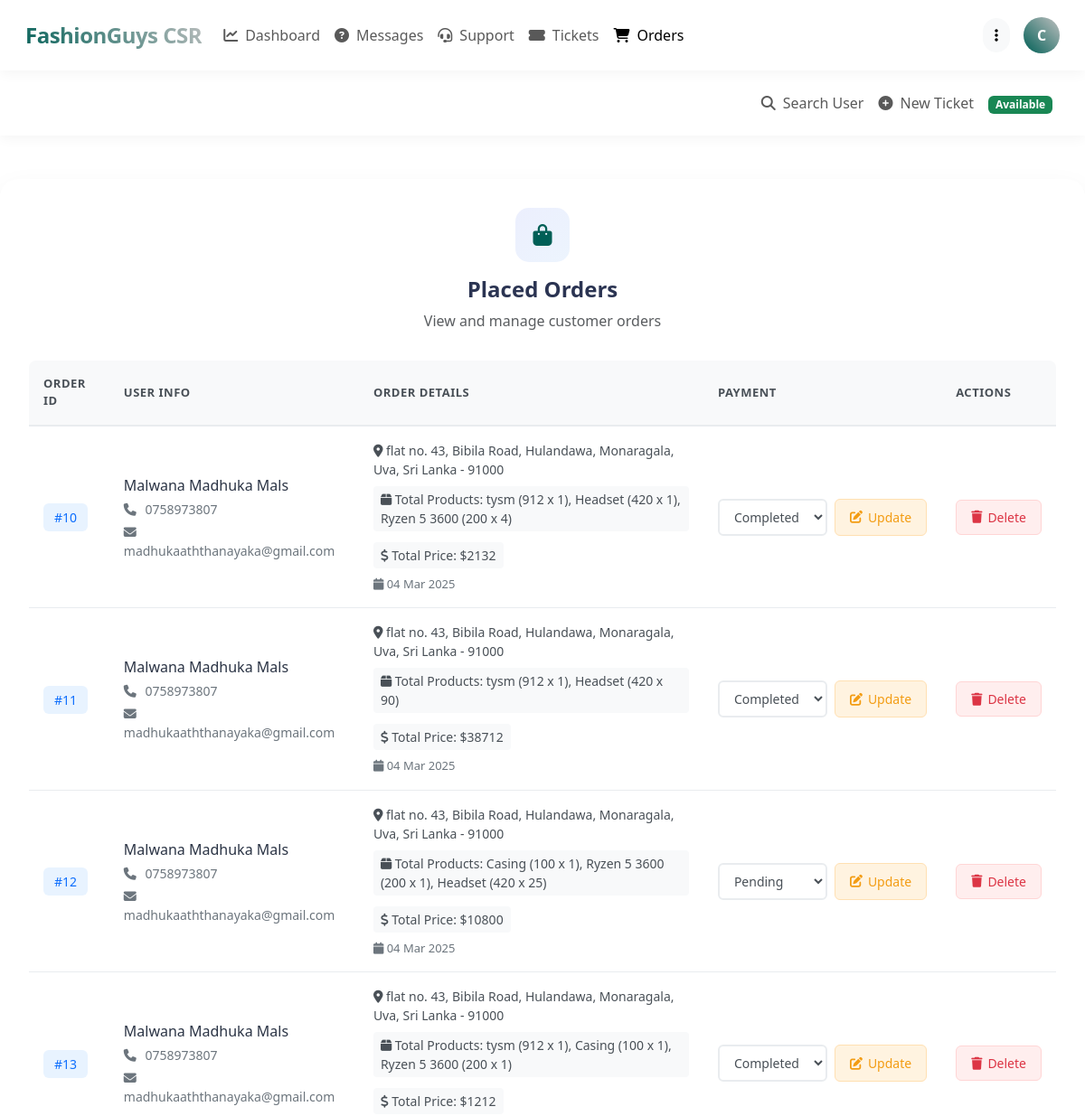
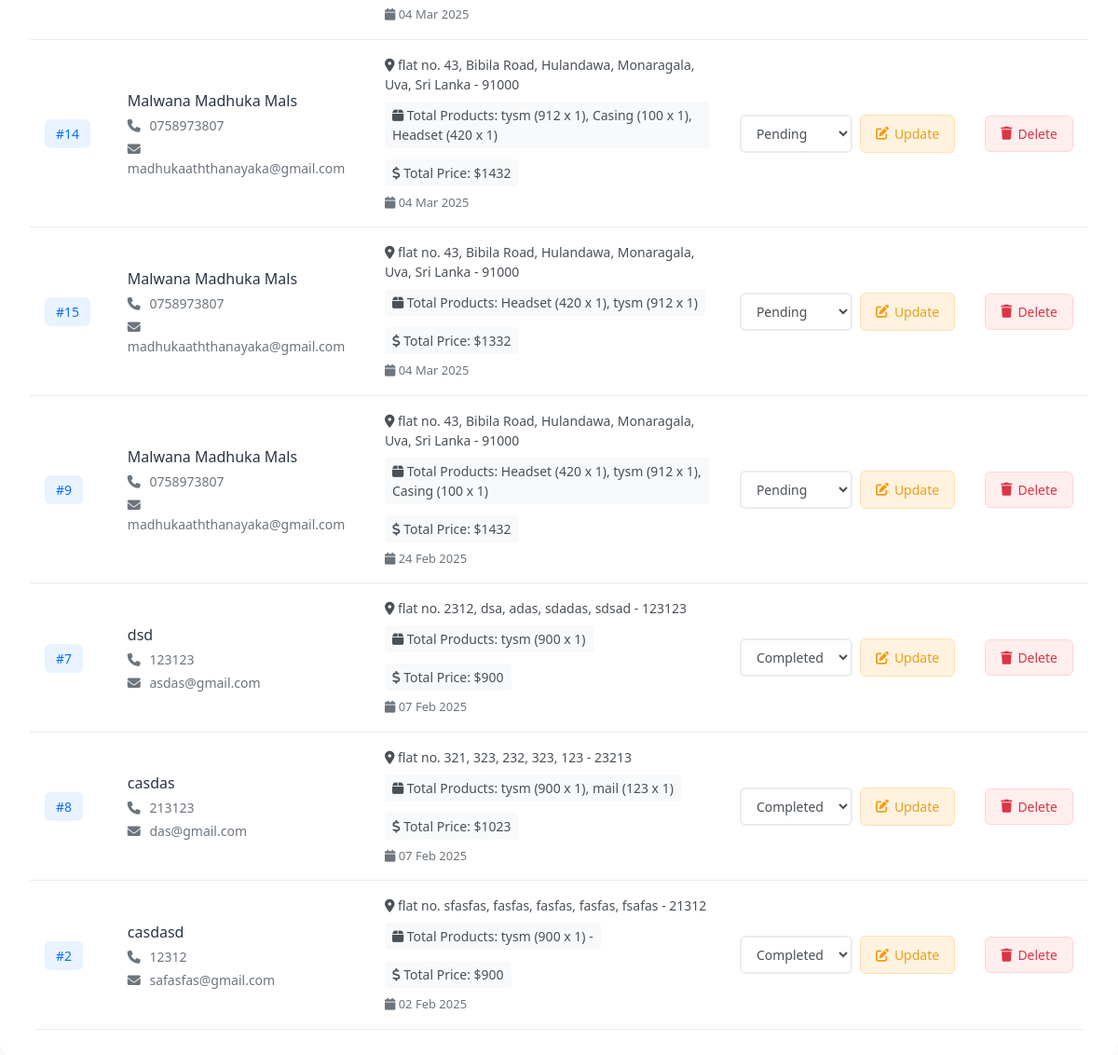
The page /csr/orders.php (signed in) on the database its author committed (2 pictures, top to bottom).
### tables this page shows
CREATE TABLE `customer_sales_representatives` (
  `csr_id` int(10) NOT NULL,
  `name` varchar(30) NOT NULL,
  `expertise` varchar(50) NOT NULL,
  `is_available` tinyint(1) DEFAULT 1,
  `admin_id` int(10) DEFAULT NULL,
  `password` varchar(255) NOT NULL
);

CREATE TABLE `orders` (
  `id` int(100) NOT NULL,
  `user_id` int(100) NOT NULL,
  `name` varchar(20) NOT NULL,
  `number` varchar(10) NOT NULL,
  `email` varchar(50) NOT NULL,
  `method` varchar(50) NOT NULL,
  `address` varchar(500) NOT NULL,
  `total_products` varchar(1000) NOT NULL,
  `total_price` int(100) NOT NULL,
  `placed_on` date NOT NULL DEFAULT current_timestamp(),
  `payment_status` varchar(20) NOT NULL DEFAULT 'pending',
  `order_status` enum('pending','picked_up','delivered','cancelled') DEFAULT 'pending',
  `created_at` timestamp NOT NULL DEFAULT current_timestamp(),
  `updated_at` timestamp NOT NULL DEFAULT current_timestamp() ON UPDATE current_timestamp()
);

### csr/orders.php (the view, shortened to what this page needs)
<?php
include '../components/connect.php';
?>
<!DOCTYPE html>
<html lang="en">
<head>
   <link href="https://cdn.jsdelivr.net/npm/bootstrap@5.3.0/dist/css/bootstrap.min.css" rel="stylesheet">
   <link rel="stylesheet" href="https://cdnjs.cloudflare.com/ajax/libs/font-awesome/6.1.1/css/all.min.css">
</head>
<body>
<?php include '../components/csr_header.php'; ?>
<section class="show-orders mt-5">
    <div class="content-card">
        <div class="card-header">
            <div class="header-icon">
                <i class="fas fa-shopping-bag"></i>
            </div>
            <h2 class="header-title">Placed Orders</h2>
            <p class="text-muted">View and manage customer orders</p>
        </div>
        <div class="table-container">
            <table class="modern-table">
                <thead>
                    <tr>
                        <th>Order ID</th>
                        <th>User Info</th>
                        <th>Order Details</th>
                        <th>Payment</th>
                        <th>Actions</th>
                    </tr>
                </thead>
                <tbody>
                <?php
                    $select_orders = $conn->prepare("SELECT * FROM `orders` ORDER BY placed_on DESC");
                    $select_orders->execute();
                    if($select_orders->rowCount() > 0){
                        while($fetch_orders = $select_orders->fetch(PDO::FETCH_ASSOC)){
                ?>
                    <tr>
                        <td>
                            <span class="id-badge">#<?= $fetch_orders['id']; ?></span>
                        </td>
                        <td>
                            <div class="user-details">
                                <span class="user-name"><?= $fetch_orders['name']; ?></span>
                                <span class="user-contact">
                                    <i class="fas fa-phone"></i> <?= $fetch_orders['number']; ?>
                                </span>
                                <span class="user-email">
                                    <i class="fas fa-envelope"></i> <?= $fetch_orders['email']; ?>
                                </span>
                            </div>
                        </td>
                        <td>
                            <div class="order-details">
                                <div class="order-address">
                                    <i class="fas fa-map-marker-alt"></i>
                                    <?= $fetch_orders['address']; ?>
                                </div>
                                <div class="order-products">
                                    <span class="total-products">
                                        <i class="fas fa-box"></i> Total Products: <?= $fetch_orders['total_products']; ?>
                                    </span>
                                    <span class="order-price">
                                        <i class="fas fa-dollar-sign"></i> Total Price: $<?= $fetch_orders['total_price']; ?>
                                    </span>
                                </div>
                                <div class="order-date">
                                    <i class="fas fa-calendar"></i>
                                    <?= date('d M Y', strtotime($fetch_orders['placed_on'])); ?>
                                </div>
                            </div>
                        </td>
                        <td>
                        <form action="" method="post" class="payment-form">
                <div class="d-flex gap-2">
                    <select name="payment_status" class="payment-status <?= $fetch_orders['payment_status'] == 'completed' ? 'status-completed' : 'status-pending' ?>">
                        <option value="pending" <?= $fetch_orders['payment_status'] == 'pending' ? 'selected' : ''; ?>>Pending</option>
                        <option value="completed" <?= $fetch_orders['payment_status'] == 'completed' ? 'selected' : ''; ?>>Completed</option>
                    </select>
                    <button type="submit" name="update_payment" class="btn-update">
                        <i class="fas fa-edit"></i> Update
                    </button>
                </div>
            </form>
                        </td>
                        <td>
                            <div class="action-buttons">
                                <a href="placed_orders.php?delete=<?= $fetch_orders['id']; ?>"
                                   onclick="return confirm('Are you sure you want to delete this order? This action cannot be undone.');"
                                   class="btn-delete">
                                    <i class="fas fa-trash"></i> Delete
                                </a>
                            </div>
                        </td>
                    </tr>
                <?php
                        }
                    }
                ?>
                </tbody>
            </table>
        </div>
    </div>
</section>
</body>
</html>

### components/csr_header.php (shortened to what this page needs)
<nav class="navbar navbar-expand-lg modern-navbar sticky-top">
    <div class="container-fluid">
        <a class="navbar-brand" href="dashboard.php">
            FashionGuys CSR
        </a>
        <div class="collapse navbar-collapse" id="navbarContent">
            <ul class="navbar-nav me-auto mb-2 mb-lg-0">
                <li class="nav-item">
                    <a class="nav-link <?= basename($_SERVER['PHP_SELF']) == 'dashboard.php' ? 'active' : ''; ?>"
                       href="dashboard.php">
                        <i class="fas fa-chart-line me-2"></i>Dashboard
                    </a>
                </li>
                <li class="nav-item">
                    <a class="nav-link <?= basename($_SERVER['PHP_SELF']) == 'customer_inquiries.php' ? 'active' : ''; ?>"
                       href="customer_inquiries.php">
                        <i class="fas fa-question-circle me-2"></i>Messages
                    </a>
                </li>
                <li class="nav-item">
                    <a class="nav-link <?= basename($_SERVER['PHP_SELF']) == 'active_tickets.php' || basename($_SERVER['PHP_SELF']) == 'pending_tickets.php' || basename($_SERVER['PHP_SELF']) == 'resolved_tickets.php' ? 'active' : ''; ?>"
                       href="active_tickets.php">
                        <i class="fas fa-headset me-2"></i>Support
                    </a>
                </li>
                <li class="nav-item">
                    <a class="nav-link <?= basename($_SERVER['PHP_SELF']) == 'tickets.php' || basename($_SERVER['PHP_SELF']) == 'view_ticket.php' || basename($_SERVER['PHP_SELF']) == 'respond_ticket.php' ? 'active' : ''; ?>"
                       href="tickets.php">
                        <i class="fas fa-ticket-alt me-2"></i>Tickets
                    </a>
                </li>
                <li class="nav-item">
                    <a class="nav-link <?= basename($_SERVER['PHP_SELF']) == 'orders.php' ? 'active' : ''; ?>"
                       href="orders.php">
                        <i class="fas fa-shopping-cart me-2"></i>Orders
                    </a>
                </li>
            </ul>
            <?php
                $select_profile = $conn->prepare("SELECT * FROM `customer_sales_representatives` WHERE csr_id = ?");
                $select_profile->execute([$csr_id]);
                $fetch_profile = $select_profile->fetch(PDO::FETCH_ASSOC);
            ?>
            <div class="profile-section">
                <div class="dropdown">
                    <button class="btn btn-light rounded-pill" data-bs-toggle="dropdown">
                        <i class="fas fa-ellipsis-v"></i>
                    </button>
                </div>
                <div class="dropdown">
                    <div class="profile-image" role="button" data-bs-toggle="dropdown">
                        <?= strtoupper(substr($fetch_profile['name'], 0, 1)); ?>
                    </div>
                </div>
            </div>
        </div>
    </div>
</nav>
<nav class="navbar navbar-expand-lg modern-navbar">
    <div class="container-fluid">
        <div class="collapse navbar-collapse" id="secondaryNavContent">
            <ul class="navbar-nav ms-auto">
                <li class="nav-item">
                    <a class="nav-link" href="user_search.php">
                        <i class="fas fa-search me-2"></i>Search User
                    </a>
                </li>
                <li class="nav-item">
                    <a class="nav-link" href="new_ticket.php">
                        <i class="fas fa-plus-circle me-2"></i>New Ticket
                    </a>
                </li>
                <li class="nav-item">
                    <div class="nav-link">
                        <span class="badge bg-<?= $fetch_profile['is_available'] ? 'success' : 'warning' ?>">
                            <?= $fetch_profile['is_available'] ? 'Available' : 'Away' ?>
                        </span>
                    </div>
                </li>
            </ul>
        </div>
    </div>
</nav>

### components/csr_header.php (style rules this page uses)
:root { --primary-color: #005F56; --secondary-color: #005F56; --accent-color: #C0C0C0; }
.modern-navbar { background: white; padding: 1rem; box-shadow: 0 2px 15px rgba(0,0,0,0.05); }
.navbar-brand { font-size: 1.5rem; font-weight: 700; background: linear-gradient(45deg, var(--primary-color), var(--accent-color)); -webkit-background-clip: text; -webkit-text-fill-color: transparent; letter-spacing: -0.5px; }
.profile-section { display: flex; align-items: center; gap: 15px; }
.profile-image { width: 40px; height: 40px; border-radius: 50%; background: linear-gradient(45deg, var(--primary-color), var(--accent-color)); color: white; display: flex; align-items: center; justify-content: center; font-weight: 600; cursor: pointer; }

### csr/orders.php (style rules this page uses)
:root { --primary-color: #005F56; --secondary-color: #3f37c9; --accent-color: #C0C0C0; --success-color: #2ecc71; --danger-color: #dc3545; --warning-color: #f39c12; }
.content-card { background: white; border-radius: 20px; padding: 2rem; box-shadow: 0 10px 30px rgba(0, 0, 0, 0.05); margin: 2rem auto; max-width: 1200px; }
.card-header { text-align: center; margin-bottom: 2rem; }
.header-icon { width: 60px; height: 60px; border-radius: 15px; background: linear-gradient(135deg, rgba(67, 97, 238, 0.1), rgba(72, 149, 239, 0.1)); color: var(--primary-color); display: flex; align-items: center; justify-content: center; font-size: 1.5rem; margin: 0 auto 1rem; }
.header-title { font-size: 1.5rem; font-weight: 700; color: #2b3452; margin-bottom: 0.5rem; }
.table-container { overflow-x: auto; border-radius: 8px; background: white; }
.payment-form { display: flex; gap: 8px; align-items: center; }
.btn-update { padding: 8px 16px; border-radius: 6px; text-decoration: none; font-size: 14px; font-weight: 500; display: inline-flex; align-items: center; gap: 6px; background: #fff3e0; color: #f39c12; border: 1px solid #ffe0b2; transition: all 0.2s; cursor: pointer; }
.payment-status { padding: 8px 12px; border-radius: 6px; border: 1px solid #e9ecef; font-size: 14px; font-weight: 500; cursor: pointer; transition: all 0.2s; min-width: 120px; }
.modern-table { width: 100%; border-collapse: collapse; margin: 0; padding: 0; background-color: white; }
.modern-table thead tr { background-color: #f8f9fa; border-bottom: 2px solid #e9ecef; }
.modern-table th { padding: 16px; text-align: left; font-weight: 600; color: #495057; text-transform: uppercase; font-size: 13px; letter-spacing: 0.5px; }
.modern-table td { padding: 16px; vertical-align: middle; border-bottom: 1px solid #e9ecef; }
.id-badge { background: #e8f3ff; color: #0d6efd; padding: 6px 12px; border-radius: 6px; font-weight: 500; font-size: 14px; }
.user-details { display: flex; flex-direction: column; gap: 4px; }
.user-name { font-weight: 500; color: #2b3445; }
.user-contact, .user-email { font-size: 14px; color: #6c757d; }
.user-contact i, .user-email i { width: 16px; margin-right: 4px; }
.order-details { display: flex; flex-direction: column; gap: 8px; }
.order-address { font-size: 14px; color: #495057; }
.order-products { display: flex; gap: 12px; flex-wrap: wrap; }
.total-products, .order-price { font-size: 14px; background: #f8f9fa; padding: 4px 8px; border-radius: 4px; color: #495057; }
.order-date { font-size: 13px; color: #6c757d; }
.payment-status { padding: 8px 12px; border-radius: 6px; border: 2px solid #e9ecef; background: white; font-size: 14px; color: #495057; cursor: pointer; transition: all 0.2s; }
.action-buttons { display: flex; gap: 8px; }
.btn-delete { padding: 8px 16px; border-radius: 6px; text-decoration: none; font-size: 14px; font-weight: 500; display: inline-flex; align-items: center; gap: 6px; background: #ffeeee; color: #dc3545; border: 1px solid #ffd5d5; transition: all 0.2s; }

### rows shown on the page
customer_sales_representatives: name "C"
orders: id "10", name "Malwana Madhuka Mals", number "0758973807", email "madhukaaththanayaka@gmail.com", address "flat no. 43, Bibila Road, Hulandawa, Monaragala, Uva, Sri Lanka - 91000", total_products "tysm (912 x 1), Headset (420 x 1), Ryzen 5 3600 (200 x 4)", total_price "2132", placed_on "04 Mar 2025", payment_status "Completed"
orders: id "11", name "Malwana Madhuka Mals", number "0758973807", email "madhukaaththanayaka@gmail.com", address "flat no. 43, Bibila Road, Hulandawa, Monaragala, Uva, Sri Lanka - 91000", total_products "tysm (912 x 1), Headset (420 x 90)", total_price "38712", placed_on "04 Mar 2025", payment_status "Completed"
orders: id "12", name "Malwana Madhuka Mals", number "0758973807", email "madhukaaththanayaka@gmail.com", address "flat no. 43, Bibila Road, Hulandawa, Monaragala, Uva, Sri Lanka - 91000", total_products "Casing (100 x 1), Ryzen 5 3600 (200 x 1), Headset (420 x 25)", total_price "10800", placed_on "04 Mar 2025", payment_status "Pending"
orders: id "13", name "Malwana Madhuka Mals", number "0758973807", email "madhukaaththanayaka@gmail.com", address "flat no. 43, Bibila Road, Hulandawa, Monaragala, Uva, Sri Lanka - 91000", total_products "tysm (912 x 1), Casing (100 x 1), Ryzen 5 3600 (200 x 1)", total_price "1212", placed_on "04 Mar 2025", payment_status "Completed"
orders: id "14", name "Malwana Madhuka Mals", number "0758973807", email "madhukaaththanayaka@gmail.com", address "flat no. 43, Bibila Road, Hulandawa, Monaragala, Uva, Sri Lanka - 91000", total_products "tysm (912 x 1), Casing (100 x 1), Headset (420 x 1)", total_price "1432", placed_on "04 Mar 2025", payment_status "Pending"
orders: id "15", name "Malwana Madhuka Mals", number "0758973807", email "madhukaaththanayaka@gmail.com", address "flat no. 43, Bibila Road, Hulandawa, Monaragala, Uva, Sri Lanka - 91000", total_products "Headset (420 x 1), tysm (912 x 1)", total_price "1332", placed_on "04 Mar 2025", payment_status "Pending"
orders: id "9", name "Malwana Madhuka Mals", number "0758973807", email "madhukaaththanayaka@gmail.com", address "flat no. 43, Bibila Road, Hulandawa, Monaragala, Uva, Sri Lanka - 91000", total_products "Headset (420 x 1), tysm (912 x 1), Casing (100 x 1)", total_price "1432", placed_on "24 Feb 2025", payment_status "Pending"
orders: id "7", name "dsd", number "123123", email "asdas@gmail.com", address "flat no. 2312, dsa, adas, sdadas, sdsad - 123123", total_products "tysm (900 x 1)", total_price "900", placed_on "07 Feb 2025", payment_status "Completed"
orders: id "8", name "casdas", number "213123", email "das@gmail.com", address "flat no. 321, 323, 232, 323, 123 - 23213", total_products "tysm (900 x 1), mail (123 x 1)", total_price "1023", placed_on "07 Feb 2025", payment_status "Completed"
orders: id "2", name "casdasd", number "12312", email "safasfas@gmail.com", address "flat no. sfasfas, fasfas, fasfas, fasfas, fsafas - 21312", total_products "tysm (900 x 1) -", total_price "900", placed_on "02 Feb 2025", payment_status "Completed"
